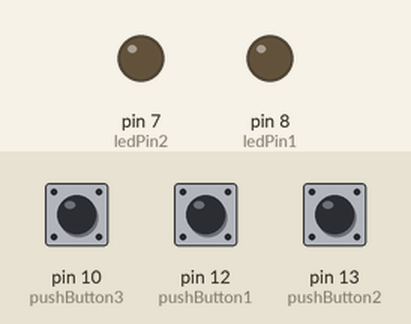
This sketch was run on a simulated Arduino Uno, built with avr-gcc and run on an emulated ATmega328P. Shown: output pins drawn as LEDs (lit = HIGH). The inputs (shaded band) are chosen by the test bench; at power-on: pin 10 (pushButton3) HIGH, pin 13 (pushButton2) HIGH, pin 12 (pushButton1) HIGH.

Above: at 1.2 s.
1.3 s: pin 10 (pushButton3) pulled LOW for 0.15 s
At 1.6 s:
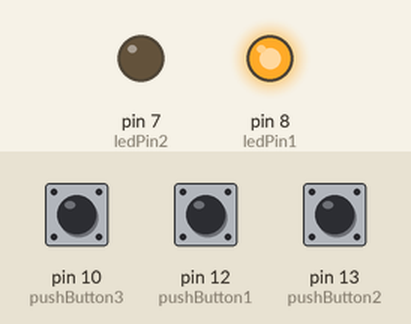
4.4 s: pin 13 (pushButton2) pulled LOW for 0.15 s
At 5.2 s:
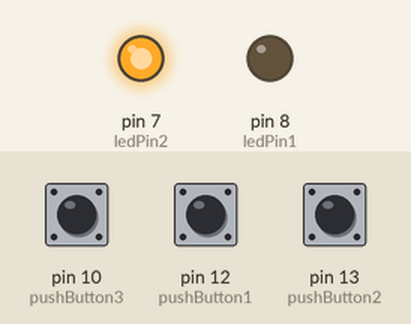
7.5 s: pin 13 (pushButton2) pulled LOW for 1 s
At 10.2 s:
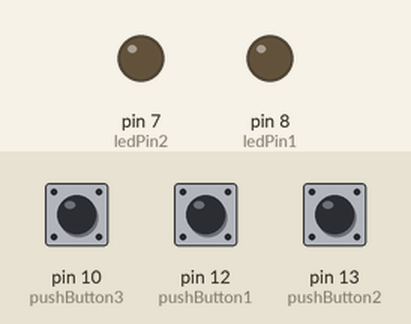
11.0 s: pin 13 (pushButton2) pulled LOW for 3.2 s
At 11.4 s:
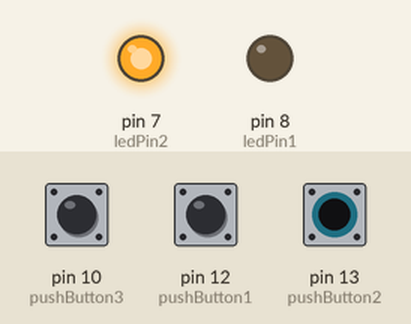
16.5 s: pin 10 (pushButton3) driven LOW and pin 13 (pushButton2) driven LOW
At 19.5 s:
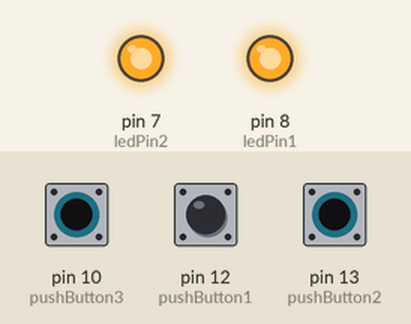
Timing chart, 0 to 20.5 s (numbered marks = the images above; inputs shaded):
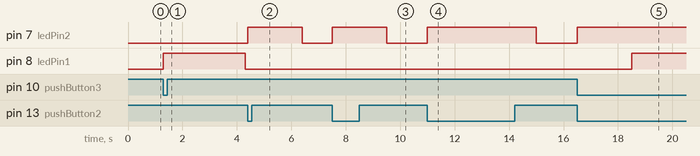

Measured:
- after the input at 1.3 s, pin 8 (ledPin1): LOW → HIGH at once, → LOW 3.0 s later
- after the input at 4.4 s, pin 7 (ledPin2): LOW → HIGH at once, → LOW 2.0 s later
- after the input at 7.5 s, pin 7 (ledPin2): LOW → HIGH at once, → LOW 2.0 s later
- after the input at 11.0 s, pin 7 (ledPin2): LOW → HIGH at once, → LOW 4.0 s later
- after the input at 16.5 s, pin 7 (ledPin2): LOW → HIGH at once; pin 8 (ledPin1): LOW → HIGH after 2.0 s

The sketch:

2.4.ino
```cpp
int ledPin1 = 8;      // First LED pin
int ledPin2 = 7;      // Second LED pin
int pushButton1 = 12; // First button pin
int pushButton2 = 13; // Second button pin
int pushButton3 = 10; // Third button pin

void setup() {
  pinMode(ledPin1, OUTPUT);   // Set the first LED pin as an output
  pinMode(ledPin2, OUTPUT);   // Set the second LED pin as an output
  pinMode(pushButton1, INPUT_PULLUP);  // Set the first button pin as an input with internal pull-up resistor
  pinMode(pushButton2, INPUT_PULLUP);  // Set the second button pin as an input with internal pull-up resistor
  pinMode(pushButton3, INPUT_PULLUP);  // Set the third button pin as an input with internal pull-up resistor
}

void loop() {
  if (!digitalRead(pushButton1)) {    // If the first button is pressed
    digitalWrite(ledPin1, HIGH);     // Turn on the first LED
    delay(1000);                      // Wait for 1 second
  } else {
    digitalWrite(ledPin1, LOW);      // Turn off the first LED if the button is not pressed
  }

  if (!digitalRead(pushButton2)) {    // If the second button is pressed
    digitalWrite(ledPin2, HIGH);     // Turn on the second LED
    delay(2000);                      // Wait for 2 seconds
  } else {
    digitalWrite(ledPin2, LOW);      // Turn off the second LED if the button is not pressed
  }

  if (!digitalRead(pushButton3)) {    // If the third button is pressed
    digitalWrite(ledPin1, HIGH);     // Turn on the first LED
    delay(3000);                      // Wait for 3 seconds
  }
}
```
